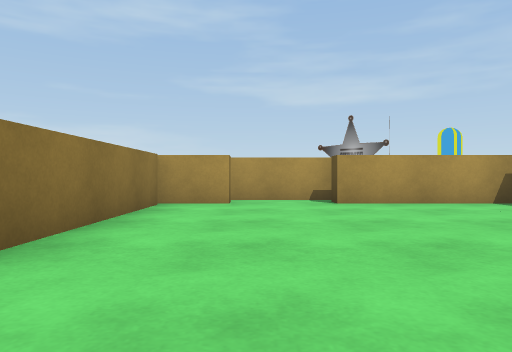
View 1 (above)

16 first-person views from a walk through a Unity game level. The camera is 0.51 m above the floor, looks level and sees 70° across. The floor is counted in squares, 1 m on a side. Each view is taken from the middle of a square. On the plan, view 1 faces up. The plan holds only what a view shows up to about 9 squares ahead; the rest is blank. The player character is not drawn.

View 2
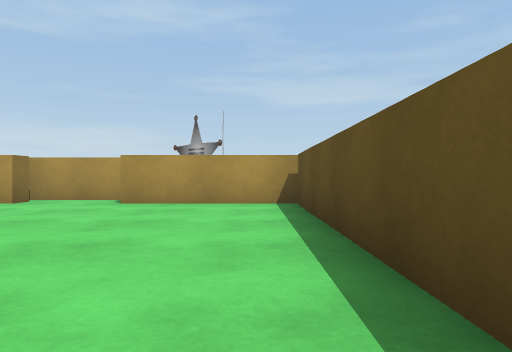

View 3
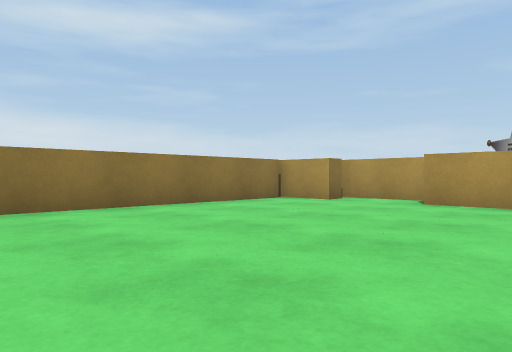

View 4
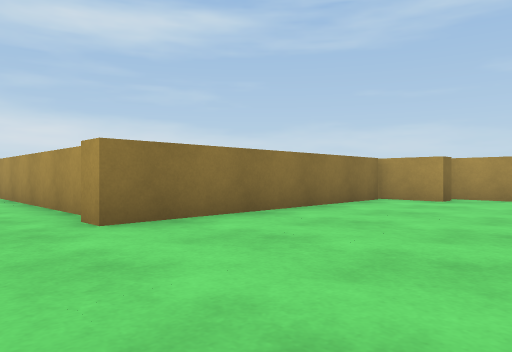

View 5
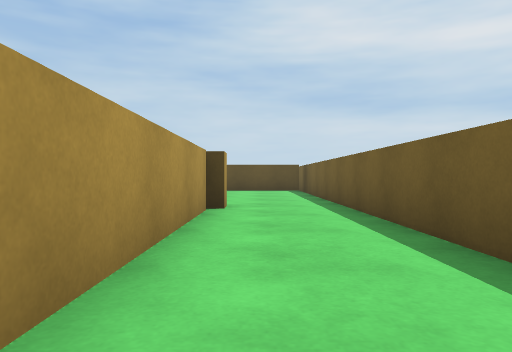

View 6
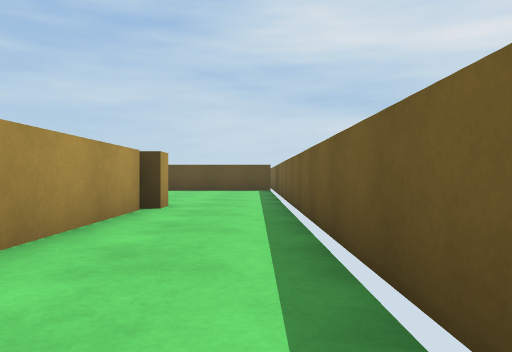

View 7
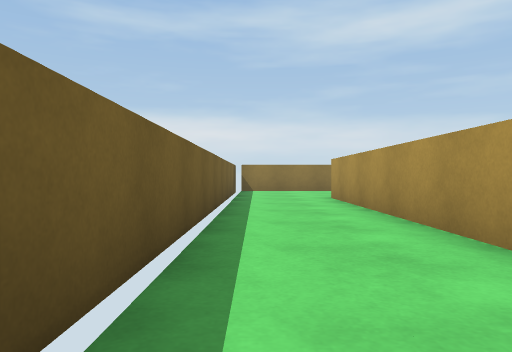

View 8
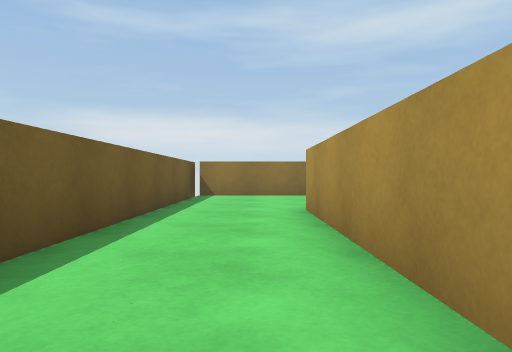

View 9
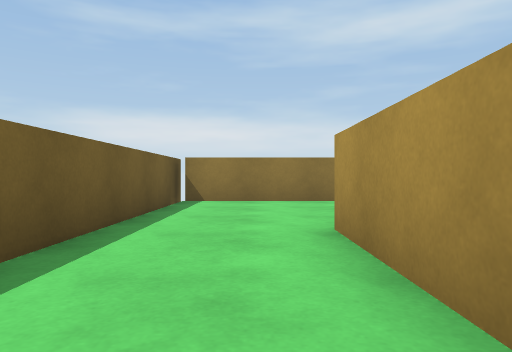

View 10
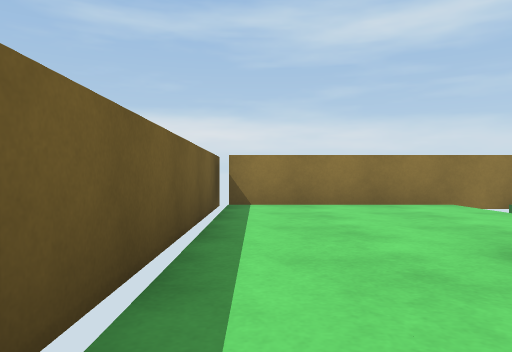

View 11
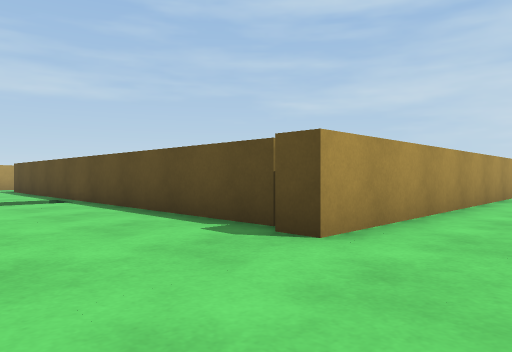

View 12
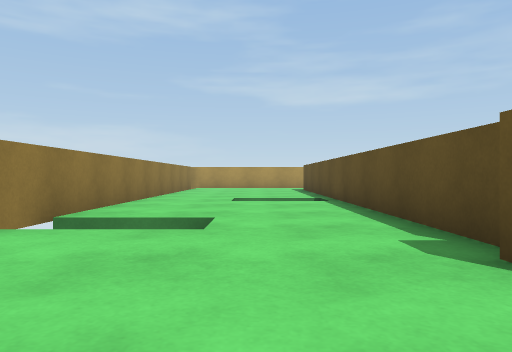

View 13
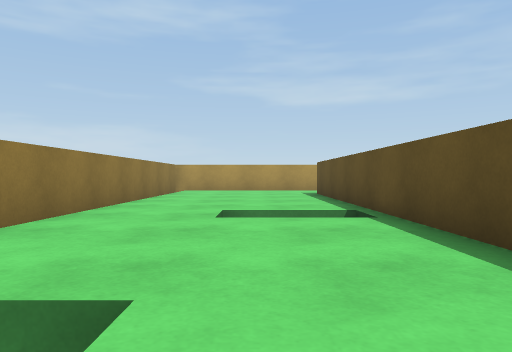

View 14
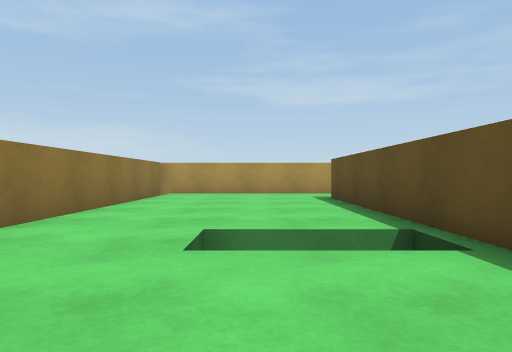

View 15
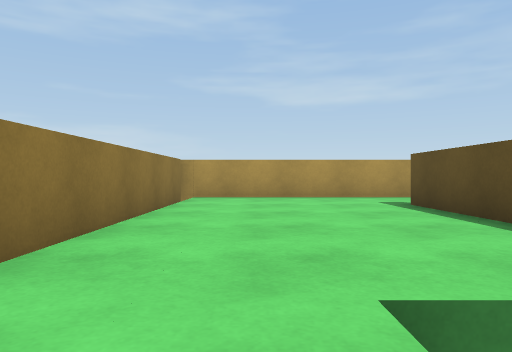

View 16
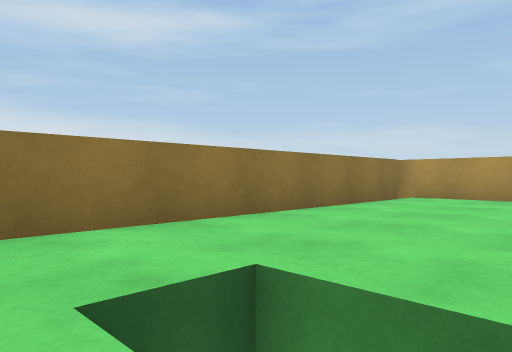

### Floor plan
Points are (right, up) in squares from view 1. A wall is a line through its corners. A room is listed if a view was taken in it or the views show most of it. See-through windows are left out.
Room 1 (views 1, 2, 3, 4)
walls: (4.8, 1) (4.8, 6.4); (-1.7, 6.5) (-1.7, 0.5); (-0.5, 7.2) (-0.5, 6.8) (-2, 6.8); (1.6, 7.8) (-0.9, 7.8); (-1.5, -1.7) (1, -1.7); (4.9, 6.8) (1.5, 6.8) (1.5, 7.2)
Room 2 (views 5, 6, 7, 8, 9, 10, 11, 12, 13)
walls: (-10.2, 1.5) (-10.2, 2.5); (-14.7, 3) (-14.7, -1.5); (-15.5, -1.7) (-1.5, -1.7); (-2.3, 0.8) (-10.5, 0.8) (-10.5, 1.2); (-1.7, 0.5) (-2.3, 0.5)
ways out: gap at (-14, 3) to room 3
Room 3 (views 14, 15, 16)
walls: (-10.2, 2.5) (-10.2, 7); (-14.7, 6.5) (-14.7, 3)
ways out: gap at (-14, 3) to room 2; gap at (-11, 7)

Positions as (right, up) in squares from view 1, and headings:
1: (0, 0), facing up
2: (4, 0), facing up
3: (4, 0), facing up-left
4: (2, -1), facing up-left
5: (-8, 0), facing right
6: (-8, -1), facing right
7: (-2, -1), facing left
8: (-5, 0), facing left
9: (-7, 0), facing left
10: (-8, -1), facing left
11: (-13, -1), facing up-right
12: (-12, -1), facing up
13: (-12, 2), facing up
14: (-12, 4), facing up
15: (-13, 6), facing up
16: (-11, 6), facing up-left
